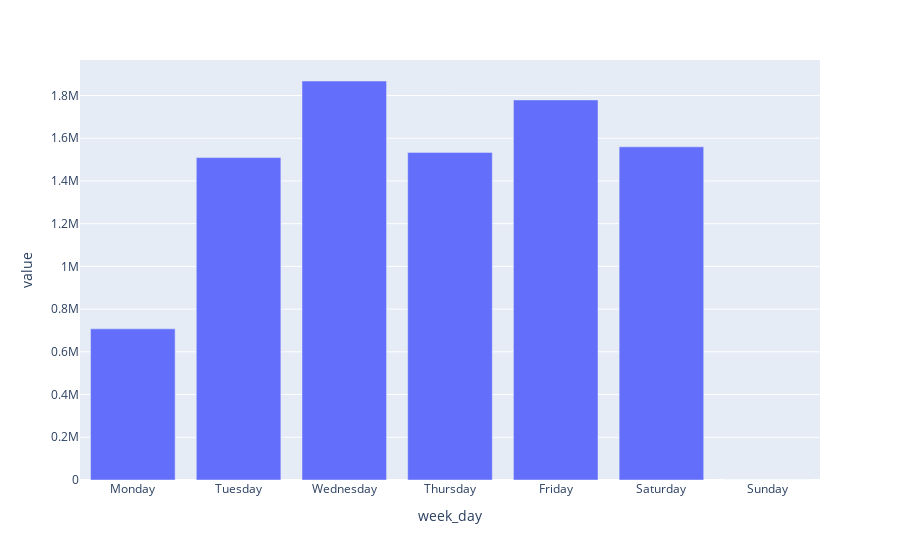

Notebook cell for this chart:
### Code cell
# VISUALIZAMOS DISTRIBUCION VENTAS TOTALES A LO LARGO DE LA SEMANA

# Define el orden deseado de los días de la semana
desired_order = ['Monday', 'Tuesday', 'Wednesday', 'Thursday', 'Friday', 'Saturday', 'Sunday']

# Convierte la columna 'week_day' a tipo categórico con el orden deseado
df['week_day'] = pd.Categorical(df['week_day'], categories=desired_order, ordered=True)

# Agrupa y suma como lo hiciste anteriormente
grouped_data = df.groupby('week_day')['value'].sum().sort_index()

# Crea el gráfico de barras utilizando Plotly Express
fig = px.bar(x=grouped_data.index, y=grouped_data.values, labels={'x': 'week_day', 'y': 'value'})

# Muestra el gráfico
fig.show()

### Figure 1 — Plotly figure (JSON) as saved in the notebook; plotly's stock layout.template omitted (floating-point values rounded to 4 significant figures)
{"data": [{"alignmentgroup": "True", "hovertemplate": "week_day=%{x}<br>value=%{y}<extra></extra>", "legendgroup": "", "marker": {"color": "#636efa", "pattern": {"shape": ""}}, "name": "", "offsetgroup": "", "orientation": "v", "showlegend": false, "textposition": "auto", "type": "bar", "x": ["Monday", "Tuesday", "Wednesday", "Thursday", "Friday", "Saturday", "Sunday"], "xaxis": "x", "y": [707600.0, 1509000.0, 1868000.0, 1534000.0, 1779000.0, 1560000.0, 0], "yaxis": "y"}], "layout": {"barmode": "relative", "legend": {"tracegroupgap": 0}, "margin": {"t": 60}, "xaxis": {"anchor": "y", "domain": [0, 1], "title": {"text": "week_day"}}, "yaxis": {"anchor": "x", "domain": [0, 1], "title": {"text": "value"}}}}
